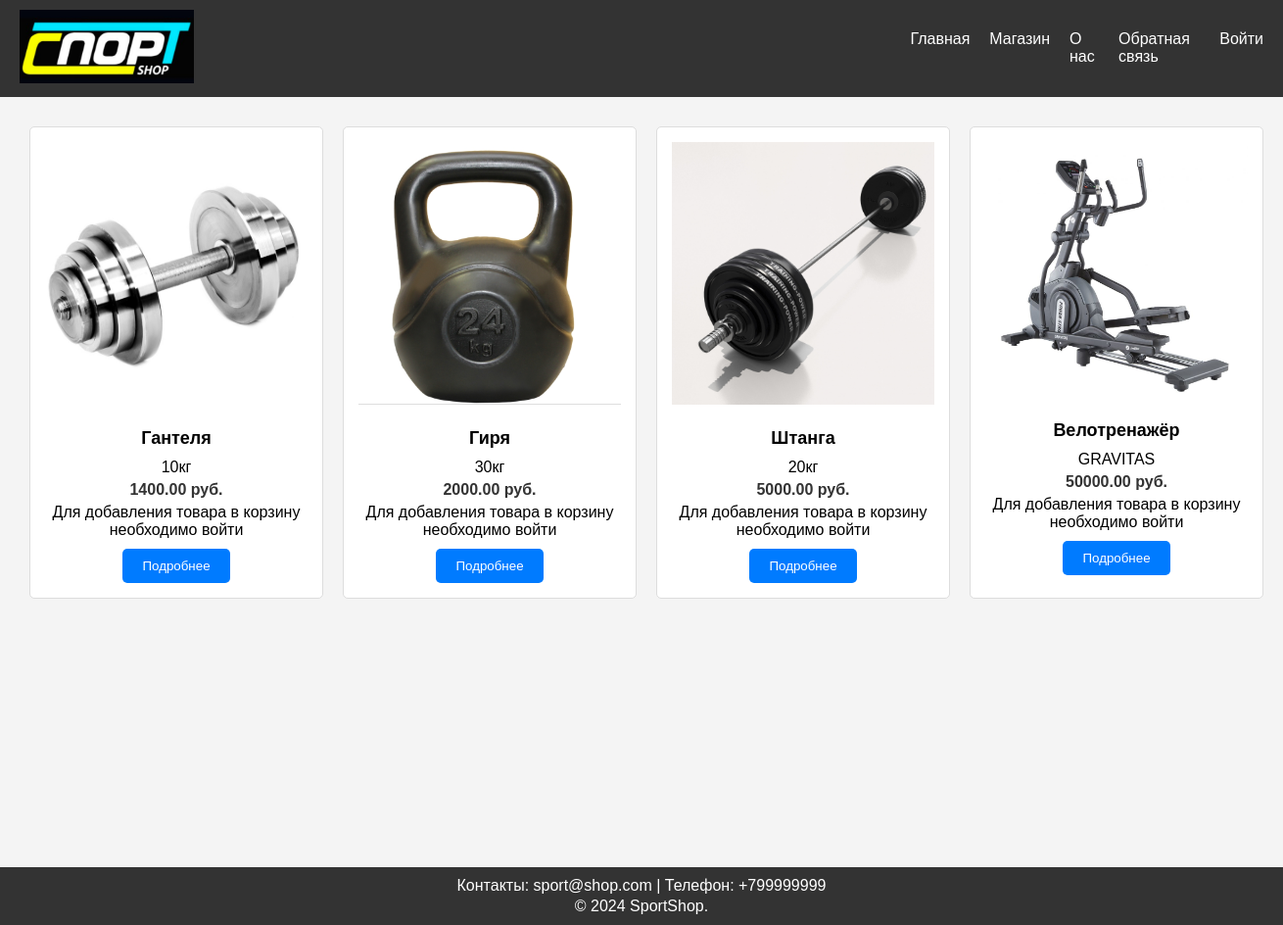
The page /shop.php on the database its author committed.
### tables this page shows
CREATE TABLE `products` (
  `id` int(11) NOT NULL,
  `name` varchar(100) NOT NULL,
  `price` decimal(10,2) NOT NULL,
  `description` text DEFAULT NULL,
  `image` varchar(255) DEFAULT NULL,
  `stock` int(11) DEFAULT 0,
  `created_at` timestamp NOT NULL DEFAULT current_timestamp()
);

### shop.php (the view, shortened to what this page needs)
<?php include 'header.php'; ?>
  <section class="product-list">
  <?php
      include 'db.php';
      $sql = "SELECT id, name, price, description, image FROM products";
      $result = $conn->query($sql);
      if ($result->num_rows > 0) {
          while($row = $result->fetch_assoc()) {
            echo '<div class="product-item">';
            echo '<img src="' . $row["image"] . '" alt="' . $row["name"] . '">';
            echo '<h3>' . $row["name"] . '</h3>';
            echo '<p>' . $row["description"] . '</p>';
            echo '<p class="price">' . $row["price"] . ' руб.</p>';
            echo '<form action="add_to_cart.php" method="post">';
            if (isset($_SESSION['user_id'])) {
              echo '<input type="number" name="quantity" value="1" min="1">';
              echo '<button type="submit" class="add-to-cart">Добавить в корзину</button>';
            } else {
              echo '<p>Для добавления товара в корзину необходимо войти</p>';
            }
            echo '</form>';
            echo '<button class="details-button" data-name="' . $row["name"] . '" data-description="' . htmlspecialchars($row["description"], ENT_QUOTES) . '" data-image="' . $row["image"] . '" data-price="' . $row["price"] . '">Подробнее</button>';
            echo '</div>';
          }
        } else {
          echo "Нет доступных товаров";
        }
  ?>
  </section>
<?php include 'footer.php'; ?>

### header.php (shortened to what this page needs)
<!DOCTYPE html>
  <html lang="en">
  <head>
    <link rel="stylesheet" type="text/css" href="./style.css">
  </head>
  <body>
    <div class="wrapper">
      <header>
          <div class="navbar">
            <div class="logo">
              <a href="index.php">
                <img style="width: 20%;" src="./images/flyyoga-logo.jpg" alt="logo">
              </a>
            </div>
            <ul>
              <li><a href="index.php">Главная</a></li>
              <li><a href="shop.php">Магазин</a></li>
              <li><a href="about.php">О нас</a></li>
              <li><a href="contact.php">Обратная связь</a></li>
              <?php session_start();
              if (isset($_SESSION['user_id'])): ?>
                <li><a href="cart.php">Корзина</a></li>
                <li><a href="exit.php">Выйти</a></li>
              <?php else: ?>
                <li><a href="login.php">Войти</a></li>
              <?php endif; ?>
            </ul>
          </div>
        </header>
        <main>

### footer.php
    </main>
    <footer>
      <p>Контакты: sport@shop.com | Телефон: +799999999</p>
      <p style="padding-top: 3px;">&copy; 2024 SportShop.</p>
    </footer>
    </div>
  </body>
</html>

### style.css (style rules this page uses)
* { margin: 0; padding: 0; box-sizing: border-box; }
html, body { height: 100%; }
body { font-family: Arial, sans-serif; margin: 0; padding: 0; background-color: #f4f4f4; display: flex; flex-direction: column; }
header, main, footer { padding: 20px; }
main { flex: 1; }
header { background-color: #333; color: #fff; padding: 10px 0; }
.navbar { display: flex; justify-content: space-between; align-items: center; padding: 0 20px; }
.navbar ul { list-style: none; margin: 0; padding: 0; display: flex; }
.navbar ul li { margin-left: 20px; }
.navbar ul li a { color: #fff; text-decoration: none; font-size: 16px; }
main { padding: 20px; text-align: center; }
button { padding: 10px 20px; background-color: #007bff; color: #fff; border: none; border-radius: 5px; cursor: pointer; transition: background-color 0.3s; }
.product-list { display: inline-flex; }
.product-item { margin: 10px; display: block; background-color: #fff; border: 1px solid #ddd; border-radius: 5px; padding: 15px; width: 300px; box-sizing: border-box; text-align: center; transition: transform 0.2s; }
.product-item img { max-width: 100%; height: auto; margin-bottom: 10px; }
.product-item h3 { font-size: 18px; margin: 10px 0; }
.product-item p { margin: 5px 0; }
.product-item .price { font-size: 16px; font-weight: bold; color: #333; }
.wrapper { display: flex; flex-direction: column; min-height: 944px; }
.details-button { background-color: #007bff; color: #fff; border: none; margin-top: 5px; padding: 10px 20px; cursor: pointer; transition: background-color 0.3s; }
footer { background-color: #333; color: #fff; text-align: center; padding: 10px 0; position: absolute; width: 100%; bottom: 0; }

### rows shown on the page
products: image (picture), name "Гантеля", description "10кг", price "1400.00"
products: image (picture), name "Гиря", description "30кг", price "2000.00"
products: image (picture), name "Штанга", description "20кг", price "5000.00"
products: image (picture), name "Велотренажёр", description "GRAVITAS", price "50000.00"
